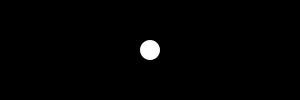
Frame 1 (no input)
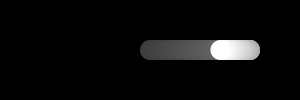
Frame 60 (the mouse pressed at the canvas centre just before this capture)
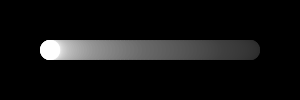
Frame 120 (the mouse held since frame 60 and released just before this capture)

The Processing sketch that drew these frames (run headless with seeded random() and noise(); from frame 60 on, the mouse is pressed at the canvas centre):

// Processing sketch: PV007kit_seno
// ── PV007kit_seno.pde
float time, x; // posso dichiarare più variabili sulla stessa riga, se hanno lo stesso tipo
final float timeStep = 0.04; // se aumento questo, kit si muove piu' velocemente
final float larghezzaKit = 100.0; // di quanto si sposta kit rispetto al centro del canvas, tanto da un lato, quanto dall'altro

void setup()
{
  size(300, 100);
  background(0);
  noStroke();

  // faccio partire kit da 0 (cioe' dal centro dello schermo, visto che faccio un translate):
  // e' buona pratica iniziare le variabili globali (cioe' quelle dichiarate in alto)
  // dentro setup
  x = 0.0;
}

void draw()
{
  // trick per lasciare la scia
  scia();
  // disegna kit nel posto giusto dello schermo, per questo frame
  kitSeno();
}

void kitSeno()
{
  // e' bene usare pushMatrix e popMatrix, ogni volta che si voglia limitare l'effetto di operazioni
  // di traslazione o di rotazione del sistema di riferimento
  // alla sola porzione di codice da loro delimitata;
  // questo evita errori e/o comportamenti inaspettati dello sketch
  pushMatrix(); // **
  
  translate(width/2, height/2); // sposta il sistema di riferimento al centro del canvas
  
  // un utilizzo interessante, dal punto di vista grafico, della funzione matematica seno
  // ---
  // il valore restituito da sin sara' sicuramente tra -1 e +1, percio' lo amplifico con un moltiplicatore,
  // in modo che la x andra', al variare del tempo, da -larghezzaKit a +larghezzaKit, variando in maniera
  // piuttosto graduale tra i due valori estremi
  x = larghezzaKit * sin(time);
  fill(255); // ho scelto il bianco per kit, questa volta
  // nota, ora la coordinata y e' 0, in quanto il translate ha gia' posto il sistema di riferimento al centro del canvas !
  ellipse(x, 0, 20, 20); // ed ho scelto un cerchio al posto del quadrato
  
  // ora che ho disegnato il cerchio per il frame attuale, posso chiamare popMatrix(),
  // tornando dunque al sistema di riferimento di base, posizionato nell'angolo in alto a sinistra
  popMatrix(); // **
  
  // aggiorno il valore che verra' dato in input al seno alla prossima iterazione di draw (cioe' al prossimo frame):
  // questo mi portera' ad un valore di x diverso, grazie alla funzione seno, che cambia di continuo e gradualmente il valore che restituisce,
  // al cambiare del valore che riceve in input;
  time += timeStep;
}

// realizza la scia
void scia()
{
  fill(0, 6.0);
  rect(0, 0, width, height);
}
